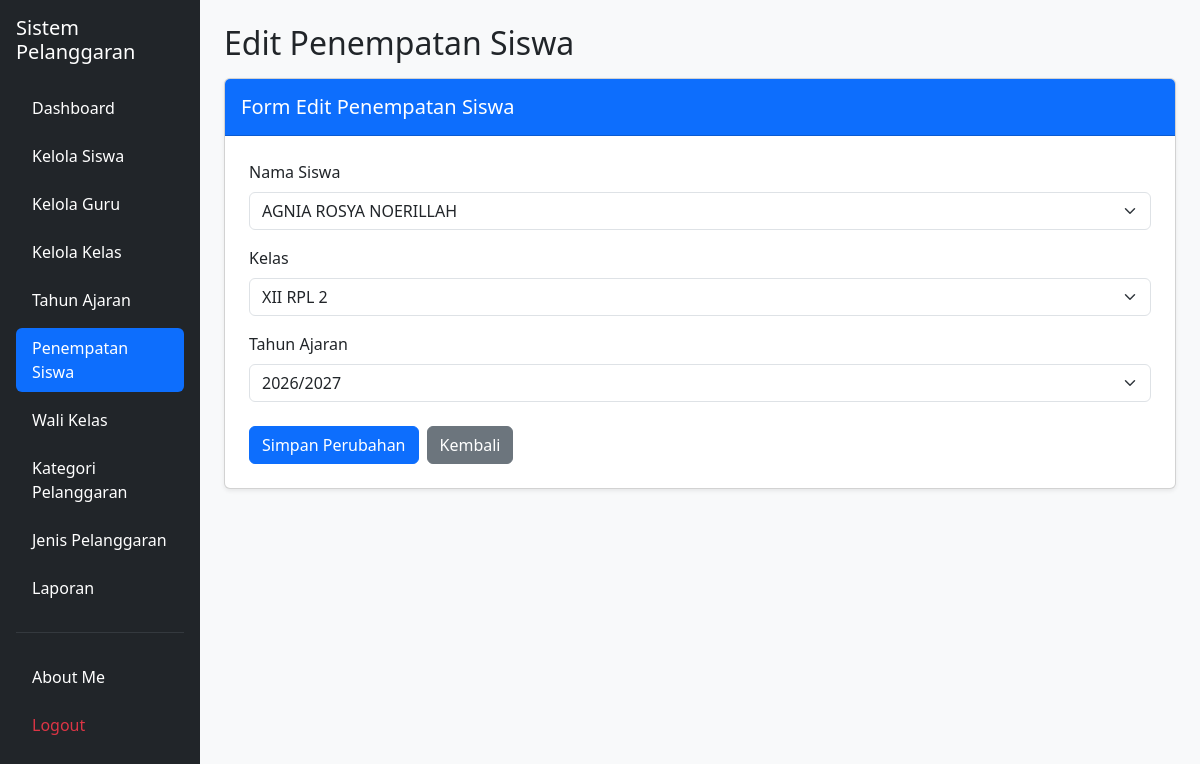
Screenshot of /edit_penempatan_siswa.php?id=63 (signed in) with the database file from the repository.
### tables this page shows
CREATE TABLE `t_kelas_siswa` (
  `id` int(11) NOT NULL,
  `siswa_id` int(11) NOT NULL,
  `tahun_ajaran_id` int(11) NOT NULL,
  `kelas_id` int(11) NOT NULL,
  `tanggal_mulai` date NOT NULL,
  `tanggal_selesai` date NOT NULL,
  `status_aktif` tinyint(1) NOT NULL,
  `created_at` timestamp NOT NULL DEFAULT current_timestamp(),
  `update_at` timestamp NOT NULL DEFAULT current_timestamp()
);

CREATE TABLE `t_siswa` (
  `id` int(11) NOT NULL,
  `nis` varchar(30) NOT NULL,
  `nisn` varchar(20) NOT NULL,
  `nama` varchar(150) NOT NULL,
  `jenis_kelamin` char(1) NOT NULL,
  `tanggal_lahir` date DEFAULT NULL,
  `alamat` text NOT NULL,
  `status_aktif` tinyint(1) NOT NULL,
  `created_at` timestamp NOT NULL DEFAULT current_timestamp(),
  `update_at` timestamp NOT NULL DEFAULT current_timestamp()
);

CREATE TABLE `t_kelas` (
  `id` int(11) NOT NULL,
  `nama` varchar(100) NOT NULL,
  `tingkat` varchar(20) NOT NULL,
  `jurusan` varchar(100) NOT NULL,
  `status_aktif` tinyint(1) NOT NULL,
  `created_at` timestamp NOT NULL DEFAULT current_timestamp(),
  `update_at` timestamp NOT NULL DEFAULT current_timestamp()
);

CREATE TABLE `t_tahun_ajaran` (
  `id` int(11) NOT NULL,
  `nama` varchar(20) NOT NULL,
  `tanggal_mulai` date NOT NULL,
  `tanggal_selesai` date NOT NULL,
  `status_aktif` tinyint(1) NOT NULL,
  `created_at` timestamp NOT NULL DEFAULT current_timestamp(),
  `update_at` timestamp NOT NULL DEFAULT current_timestamp()
);

### edit_penempatan_siswa.php (the view, shortened to what this page needs)
<?php
include "config/koneksi.php";
$id = (int) ($_GET['id'] ?? $_POST['id'] ?? 0);
$stmt = mysqli_prepare(
    $koneksi,
    "SELECT * FROM t_kelas_siswa WHERE id = ?"
);
mysqli_stmt_bind_param($stmt, "i", $id);
mysqli_stmt_execute($stmt);
$result_data = mysqli_stmt_get_result($stmt);
$data = mysqli_fetch_assoc($result_data);
$siswa = mysqli_query(
    $koneksi,
    "SELECT id, nama FROM t_siswa ORDER BY nama ASC"
);
$kelas = mysqli_query(
    $koneksi,
    "SELECT id, nama FROM t_kelas ORDER BY nama ASC"
);
$tahun = mysqli_query(
    $koneksi,
    "SELECT id, nama FROM t_tahun_ajaran ORDER BY id DESC"
);
?>
<!DOCTYPE html>
<html lang="id">
<head>
    <link
        href="https://cdn.jsdelivr.net/npm/bootstrap@5.3.8/dist/css/bootstrap.min.css"
        rel="stylesheet">
</head>
<body class="bg-light">
<div class="container-fluid">
    <div class="row">
        <aside class="col-md-3 col-lg-2 bg-dark min-vh-100 p-3">
            <h5 class="text-white mb-4">Sistem Pelanggaran</h5>
            <ul class="nav nav-pills flex-column gap-2">
                <li class="nav-item">
                    <a href="dashboard.php" class="nav-link text-white">
                        Dashboard
                    </a>
                </li>
                <li class="nav-item">
                    <a href="siswa.php" class="nav-link text-white">
                        Kelola Siswa
                    </a>
                </li>
                <li class="nav-item">
                    <a href="guru.php" class="nav-link text-white">
                        Kelola Guru
                    </a>
                </li>
                <li class="nav-item">
                    <a href="kelas.php" class="nav-link text-white">
                        Kelola Kelas
                    </a>
                </li>
                <li class="nav-item">
                    <a href="tahun_ajaran.php" class="nav-link text-white">
                        Tahun Ajaran
                    </a>
                </li>
                <li class="nav-item">
                    <a href="penempatan_siswa.php" class="nav-link active">
                        Penempatan Siswa
                    </a>
                </li>
                <li class="nav-item">
                    <a href="wali_kelas.php" class="nav-link text-white">
                        Wali Kelas
                    </a>
                </li>
                <li class="nav-item">
                    <a href="kategori_pelanggaran.php" class="nav-link text-white">
                        Kategori Pelanggaran
                    </a>
                </li>
                <li class="nav-item">
                    <a href="jenis_pelanggaran.php" class="nav-link text-white">
                        Jenis Pelanggaran
                    </a>
                </li>
                <li class="nav-item">
                    <a href="laporan.php" class="nav-link text-white">
                        Laporan
                    </a>
                </li>
                <hr class="text-secondary">
                <li class="nav-item">
                    <a href="about_me.php" class="nav-link text-white">
                        About Me
                    </a>
                </li>
                <li class="nav-item">
                    <a href="logout.php"
                        class="nav-link text-danger"
                        onclick="return confirm('Yakin ingin logout?')">
                        Logout
                    </a>
                </li>
            </ul>
        </aside>
        <main class="col-md-9 col-lg-10 p-4">
            <h2 class="mb-3">Edit Penempatan Siswa</h2>
            <div class="card shadow-sm">
                <div class="card-header bg-primary text-white py-3">
                    <h5 class="mb-0">Form Edit Penempatan Siswa</h5>
                </div>
                <div class="card-body p-4">
                    <form method="POST">
                        <div class="mb-3">
                            <label for="siswa_id" class="form-label">
                                Nama Siswa
                            </label>
                            <select
                                name="siswa_id"
                                id="siswa_id"
                                class="form-select"
                                required>
                                <?php while ($row = mysqli_fetch_assoc($siswa)) { ?>
                                    <option
                                        value="<?= (int) $row['id']; ?>"
                                        <?= ((int) $data['siswa_id'] === (int) $row['id'])
                                            ? 'selected' : ''; ?>>
                                        <?= htmlspecialchars($row['nama']); ?>
                                    </option>
                                <?php } ?>
                            </select>
                        </div>
                        <div class="mb-3">
                            <label for="kelas_id" class="form-label">
                                Kelas
                            </label>
                            <select
                                name="kelas_id"
                                id="kelas_id"
                                class="form-select"
                                required>
                                <?php while ($row = mysqli_fetch_assoc($kelas)) { ?>
                                    <option
                                        value="<?= (int) $row['id']; ?>"
                                        <?= ((int) $data['kelas_id'] === (int) $row['id'])
                                            ? 'selected' : ''; ?>>
                                        <?= htmlspecialchars($row['nama']); ?>
                                    </option>
                                <?php } ?>
                            </select>
                        </div>
                        <div class="mb-4">
                            <label for="tahun_ajaran_id" class="form-label">
                                Tahun Ajaran
                            </label>
                            <select
                                name="tahun_ajaran_id"
                                id="tahun_ajaran_id"
                                class="form-select"
                                required>
                                <?php while ($row = mysqli_fetch_assoc($tahun)) { ?>
                                    <option
                                        value="<?= (int) $row['id']; ?>"
                                        <?= ((int) $data['tahun_ajaran_id'] === (int) $row['id'])
                                            ? 'selected' : ''; ?>>
                                        <?= htmlspecialchars($row['nama']); ?>
                                    </option>
                                <?php } ?>
                            </select>
                        </div>
                        <div class="d-flex gap-2">
                            <button
                                type="submit"
                                class="btn btn-primary">
                                Simpan Perubahan
                            </button>
                            <a
                                href="penempatan_siswa.php"
                                class="btn btn-secondary">
                                Kembali
                            </a>
                        </div>
                    </form>
                </div>
            </div>
        </main>
    </div>
</div>
</body>
</html>

### rows the page displays
t_kelas_siswa: siswa_id "AGNIA ROSYA NOERILLAH", kelas_id "XII RPL 2", tahun_ajaran_id "2026/2027"
